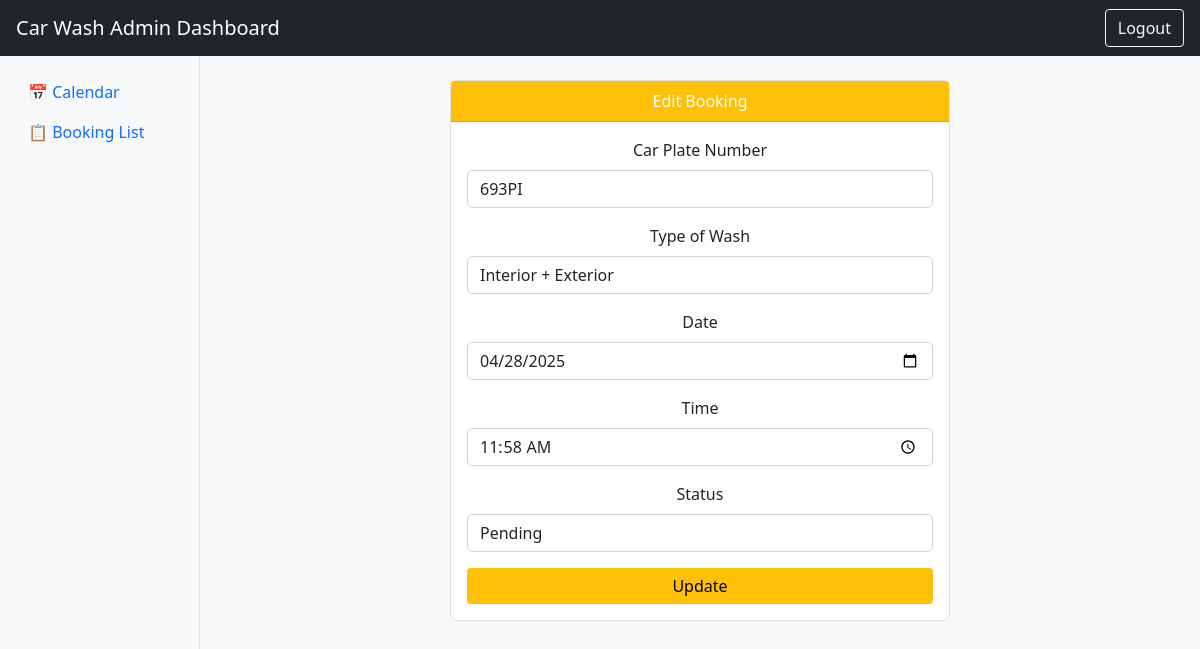
The page /admin/booking/edit/23 (signed in) on the database as committed earlier.
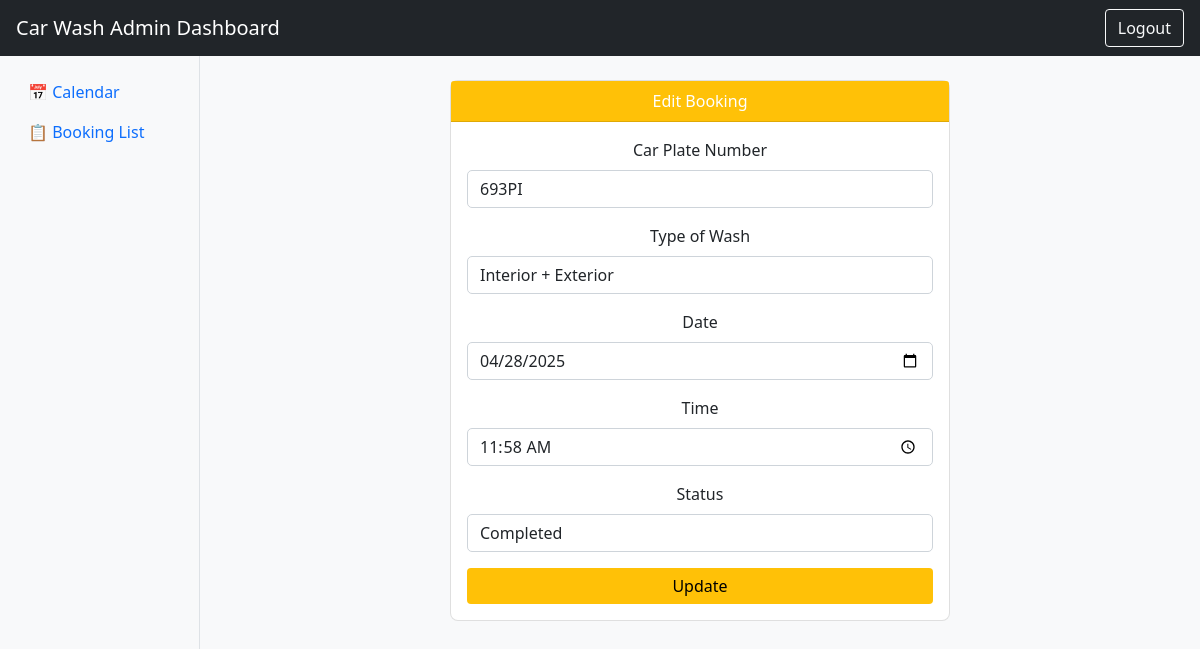
The same page on the database as committed later.
### app/models.py (models this page shows, shortened)
class Booking(db.Model):
    id = db.Column(db.Integer, primary_key=True)
    name = db.Column(db.String(100), nullable=False)
    contact_number = db.Column(db.String(20), nullable=False)  # Added field
    car_plate = db.Column(db.String(15), nullable=False)      # Added field
    car_type = db.Column(db.String(50), nullable=False)
    wash_type = db.Column(db.String(50), nullable=False)
    date = db.Column(db.Date, nullable=False)                 # Changed to Date type
    time = db.Column(db.Time, nullable=False)                 # Changed to Time type
    status = db.Column(db.String(20), default="Pending")
    created_at = db.Column(db.DateTime, default=datetime.now(timezone.utc))  # Added for tracking

### app/views/admin.py (the view, shortened to what this page needs)
@admin.route("/booking/edit/<int:booking_id>", methods=["GET", "POST"])
@login_required
def edit_booking(booking_id):
    booking = Booking.query.get_or_404(booking_id)
    form = BookingForm(obj=booking)
    return render_template("edit_booking.html", form=form, booking=booking)

### app/views/admin.py (called while the page is built)
@login_manager.user_loader
def load_user(user_id):
    return Admin.query.get(int(user_id))

### app/templates/edit_booking.html (shortened to what this page needs)
{% extends 'admin_base.html' %}
{% block content %}
<div class="card mx-auto" style="max-width: 500px;">
    <div class="card-header bg-warning text-white">Edit Booking</div>
    <div class="card-body">
        <form method="POST">
            <div class="mb-3">
                {{ form.car_plate.label(class="form-label") }}
                {{ form.car_plate(class="form-control") }}
            </div>
            <div class="mb-3">
                {{ form.wash_type.label(class="form-label") }}
                {{ form.wash_type(class="form-control") }}
            </div>
            <div class="mb-3">
                {{ form.date.label(class="form-label") }}
                {{ form.date(class="form-control") }}
            </div>
            <div class="mb-3">
                {{ form.time.label(class="form-label") }}
                {{ form.time(class="form-control") }}
            </div>
            <div class="mb-3">
                {{ form.status.label(class="form-label") }}
                {{ form.status(class="form-control") }}
            </div>
            <button type="submit" class="btn btn-warning w-100">Update</button>
        </form>
    </div>
</div>
{% endblock %}

### app/templates/admin_base.html (shortened to what this page needs)
{% set active_endpoint = request.endpoint.split('.')[-1] %}
<!DOCTYPE html>
<html lang="en">
<head>
    <link rel="stylesheet" href="{{ url_for('static', filename='bootstrap.css') }}">
    <link rel="stylesheet" href="{{ url_for('static', filename='styles.css') }}">
</head>
<body>
<nav class="navbar navbar-dark bg-dark px-3">
    <a class="navbar-brand" href="#">Car Wash Admin Dashboard</a>
    <a class="btn btn-outline-light ms-auto" href="{{ url_for('admin.logout') }}">Logout</a>
</nav>
<div class="container-fluid">
    <div class="row">
        <div class="col-md-2 bg-light border-end vh-100 py-3">
            <ul class="nav flex-column">
                <li class="nav-item">
                    <a href="{{ url_for('admin.calendar_view') }}" class="nav-link {% if active_endpoint == 'calendar' %}active fw-bold text-primary{% endif %}">📅 Calendar</a>
                </li>
                <li class="nav-item">
                    <a href="{{ url_for('admin.dashboard') }}" class="nav-link {% if active_endpoint == 'dashboard' %}active fw-bold text-primary{% endif %}">📋 Booking List</a>
                </li>
            </ul>
        </div>
        <div class="col-md-10 py-4">
            {% block content %}{% endblock %}
        </div>
    </div>
</div>
</body>
</html>

### app/static/styles.css (style rules this page uses)
body { background-color: #f8f9fa; }
form .form-control { border-radius: 5px; }
.btn-warning { background-color: #ffc107; border: none; }
.card { border-radius: 8px; text-align: center; }

Rows that differ between the two databases and show on the page:
changed Booking "693PI": status "Pending" → "Completed"
